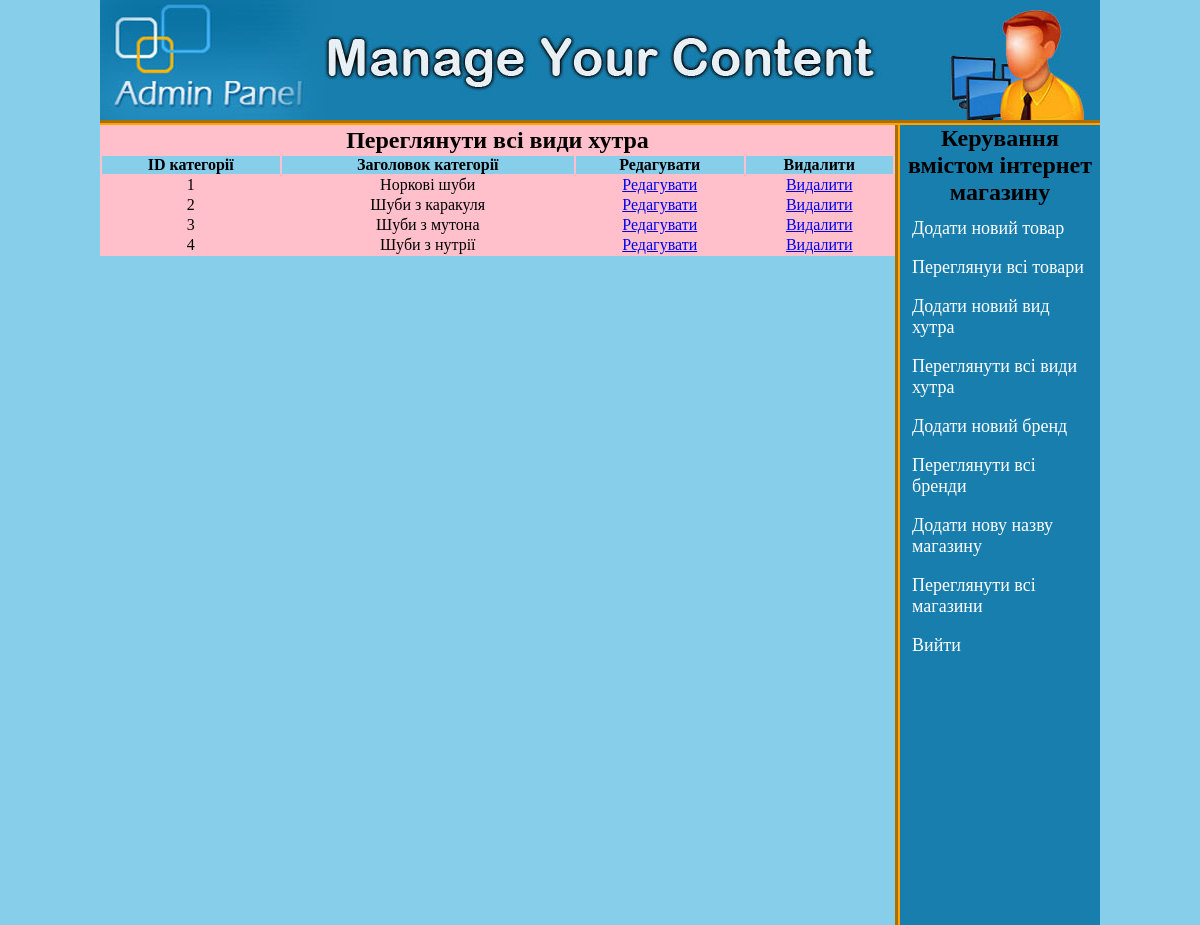
The page /admin_area/index.php?view_cats (signed in) on the database its author committed.
### tables this page shows
CREATE TABLE `categories` (
  `cat_id` int(100) NOT NULL,
  `cat_title` text
);

### admin_area/view_cats.php (the view, shortened to what this page needs)
<table width="795" align="center" bgcolor="pink">
	<tr align="center">
		<td colspan="6"><h2>Переглянути всі види хутра</h2></td>
	</tr>
	<tr align="center" bgcolor="skyblue">
		<th>ID категорії</th>
		<th>Заголовок категорії</th>
		<th>Редагувати</th>
		<th>Видалити</th>
	</tr>
	<?php
	include("includes/db.php");
	$get_cat = "select * from categories";
	$run_cat = mysqli_query($con, $get_cat);
	$i = 0;
	while ($row_cat=mysqli_fetch_array($run_cat)){
		$cat_id = $row_cat['cat_id'];
		$cat_title = $row_cat['cat_title'];
		$i++;
	?>
	<tr align="center">
		<td><?php echo $i;?></td>
		<td><?php echo $cat_title;?></td>
		<td><a href="index.php?edit_cat=<?php echo $cat_id; ?>">Редагувати</a></td>
		<td><a href="delete_cat.php?delete_cat=<?php echo $cat_id;?>">Видалити</a></td>
	</tr>
	<?php } ?>
</table>

### admin_area/styles/style.css (style rules this page uses)
html, body, div, span, applet, object, iframe, h1, h2, h3, h4, h5, h6, p, blockquote, pre, a, abbr, acronym, address, big, cite, code, del, dfn, em, img, ins, kbd, q, s, samp, small, strike, strong, sub, sup, tt, var, b, u, i, center, dl, dt, dd, ol, ul, li, fieldset, form, label, legend, table, caption, tbody, tfoot, thead, tr, th, td, article, aside, canvas, details, embed, figure, figcaption, footer, header, hgroup, menu, nav, output, ruby, section, summary, time, mark, audio, video { margin: 0; padding: 0; border: 0; vertical-align: baseline; }
body { background:skyblue; }

### rows shown on the page
categories: cat_title "Норкові шуби"
categories: cat_title "Шуби з каракуля"
categories: cat_title "Шуби з мутона"
categories: cat_title "Шуби з нутрії"
